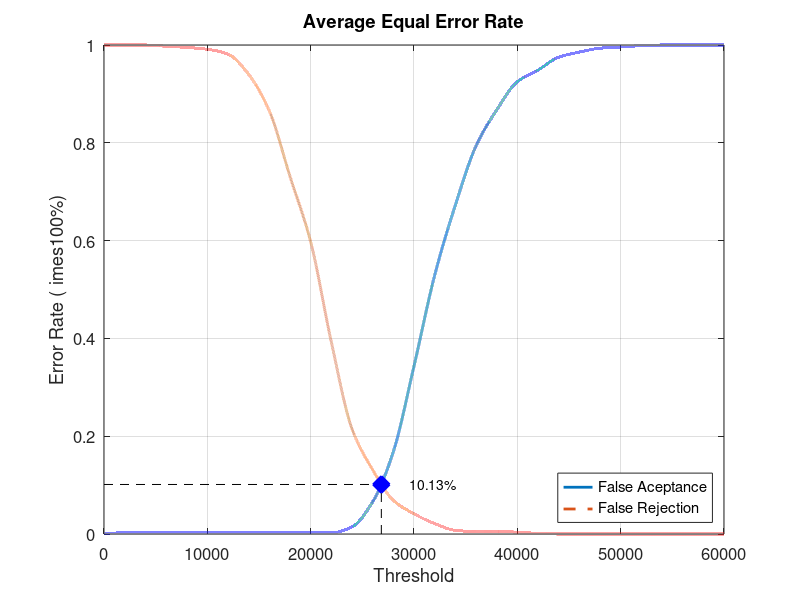
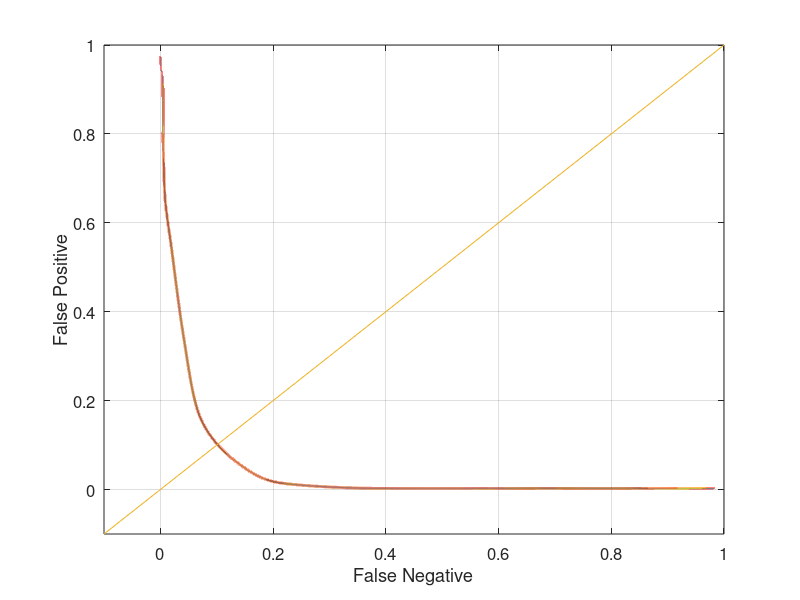

Reproduce these figures in MATLAB, in order.
close all;
clear;
clc;
x = 0:2000:60000;
xq = 0:0.5:60000;

y0 = [0 0.00263158 0.00263158 0.00263158 0.00263158 0.00263158 0.00263158 0.00263158 0.00263158 0.00263158 0.00263158 0.00263158 0.0144737 0.0657895 0.168421 0.343421 0.528947 0.672368 0.793421 0.867105 0.925 0.948684 0.975 0.985526 0.993421 0.996053 0.998684 1 1 1 1]
yy0 = interp1(x, y0, xq, 'pchip');
y1 = [1 1 1 0.9975 0.995 0.99125 0.98125 0.94 0.865 0.73125 0.5975 0.3925 0.215 0.13125 0.06875 0.04125 0.02125 0.0075 0.005 0.005 0.00375 0.00125 0 0 0 0 0 0 0 0 0]
yy1 = interp1(x, y1, xq, 'pchip');

% Calculating EER: 
y2 = abs(y0 - y1);
find(y2 == min(y2))
yy2 = abs(yy0 - yy1);
xEER = find(yy2 == min(yy2));
xEERIndex = xq(xEER) % X-axis EER
yEER = yy0(xEER) % Y-axis EER

main = figure
plot(xq, yy0,'-','LineWidth', 2);	hold on
plot(xq, yy1,'--','LineWidth', 2);	hold on
plot([xEERIndex xEERIndex], [0 yEER], 'k--');	hold on
plot([0 xEERIndex], [yEER yEER], 'k--');	hold on
plot(xEERIndex, yEER, 'bx', 'LineWidth', 10);	hold on
text(xEERIndex + 10 * xEERIndex / 100, yEER, [num2str(round((10000 * yEER)) / 100) '%'])
legend('False Aceptance', 'False Rejection', 'Location', 'SouthEast')
xlabel('Threshold')
ylabel('Error Rate (	imes100%)')
title('Average Equal Error Rate')
set(gca, 'FontSize', 12)
axis([0 60000 0 1])
grid on

print(main, 'Experiment2AverageMain', '-dpng');
FNRxFPR = figure('Color', [1 1 1]);
plot(yy1, yy0, '-', yy1, yy0, 'LineWidth', 2);
hold on
y = -0.1:0.1:1
plot(y, y); 
set(gca, 'FontSize', 12)
xlabel('False Negative')
ylabel('False Positive')
axis([-0.1 1 -0.1 1])
set(gca, 'FontSize', 12)
grid on

print(FNRxFPR, 'Experiment2AverageFNRxFPR','-dpng');
